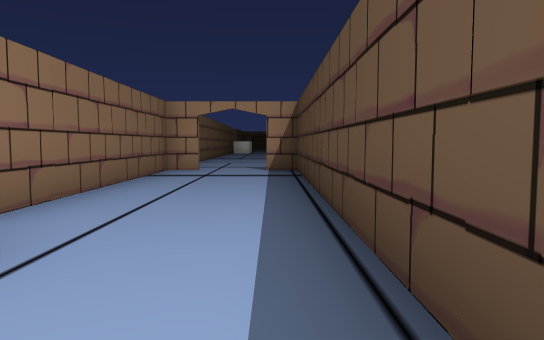
View 1 (above)

19 first-person views from a walk through a Unity game level. The camera is 1.2 m above the floor, tilts 4° down and sees 70° across. Doors are open. The floor is counted in squares, 2 m on a side. Each view is taken from the middle of a square. On the plan, view 1 faces up. The plan holds only what a view shows up to about 11 squares ahead; the rest is blank. The place goes on beyond the plan. Some surface patterns are stand-ins.

View 2
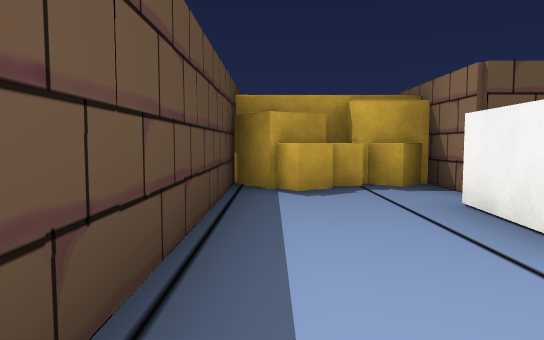

View 3
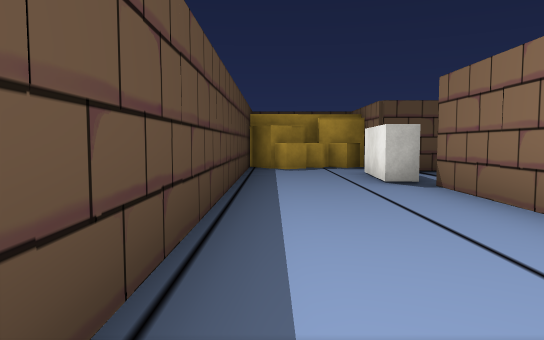

View 4
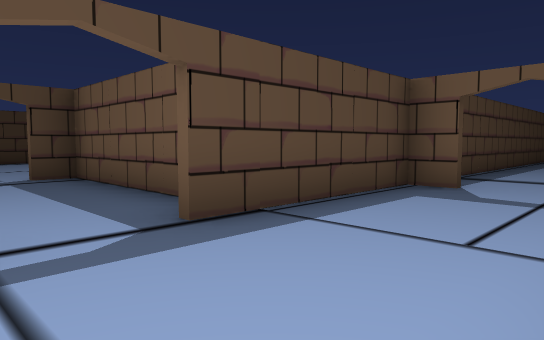

View 5
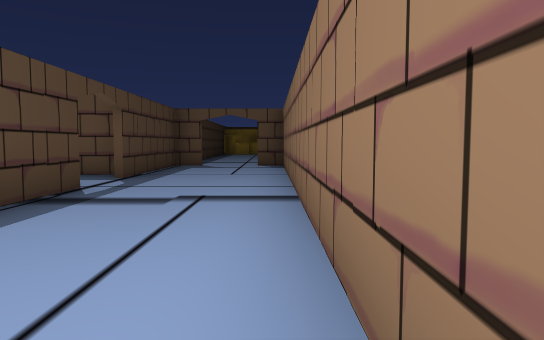

View 6
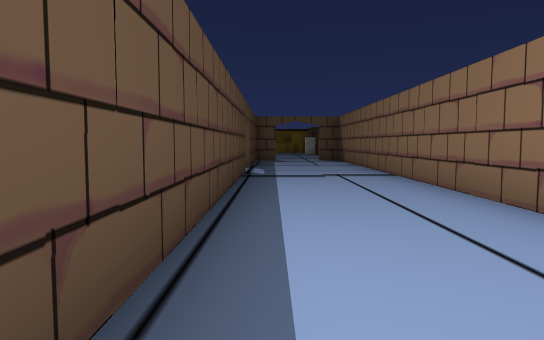

View 7
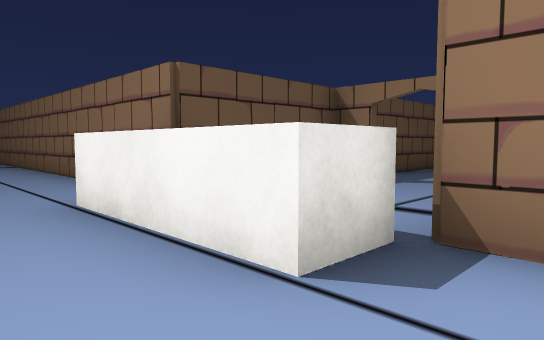

View 8
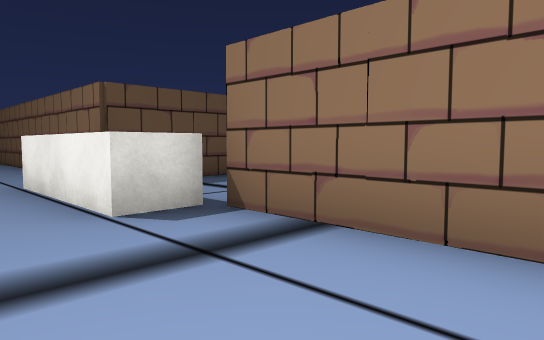

View 9
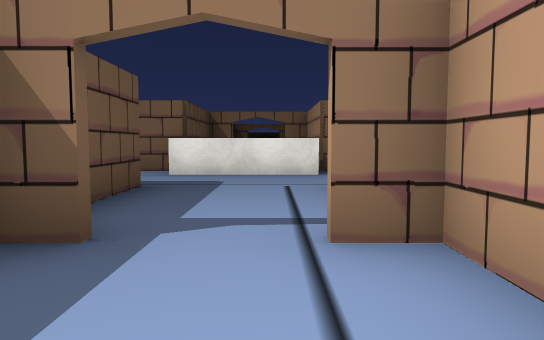

View 10
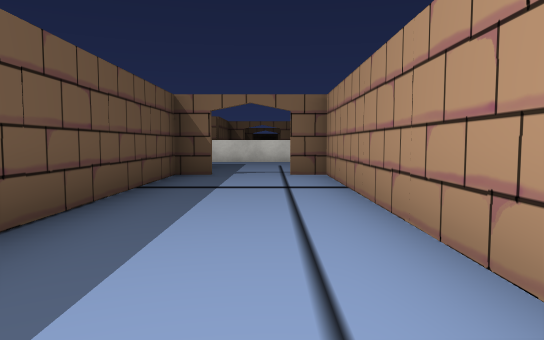

View 11
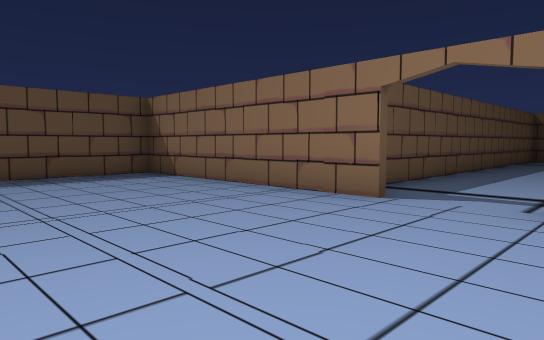

View 12
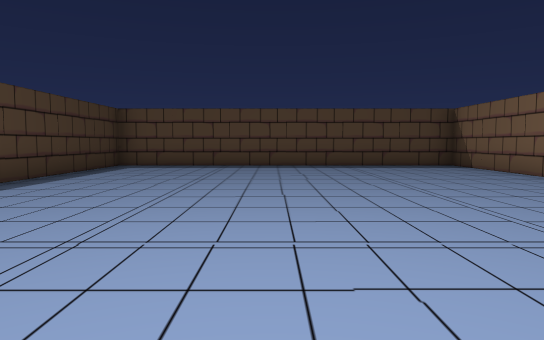

View 13
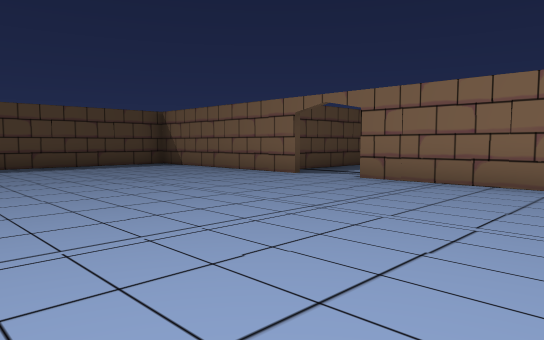

View 14
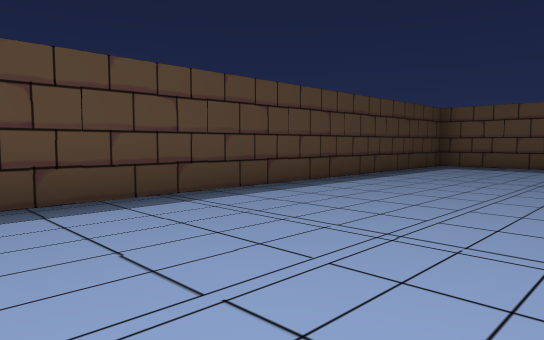

View 15
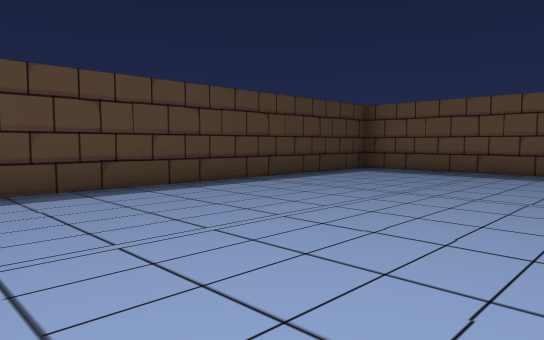

View 16
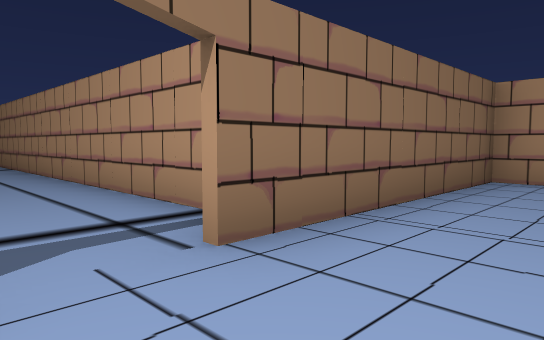

View 17
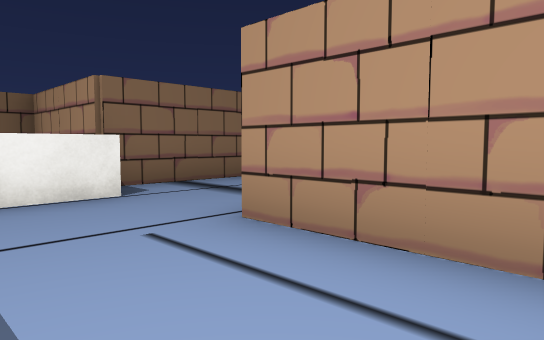

View 18
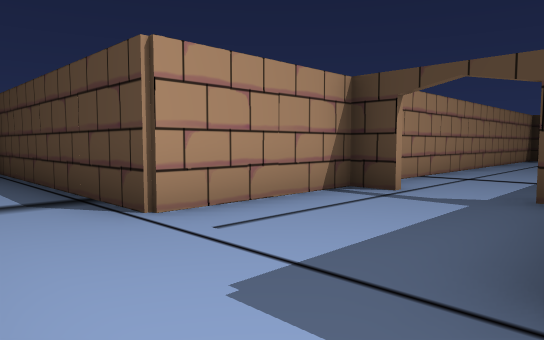

View 19
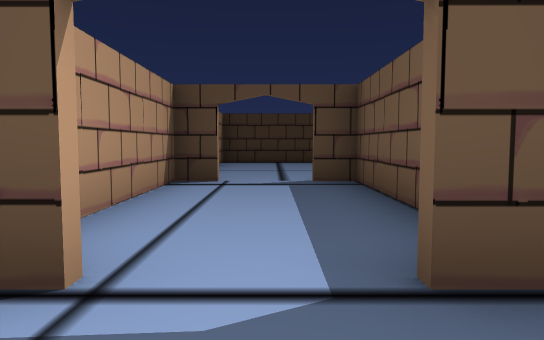

### Floor plan
Points are (right, up) in squares from view 1. A wall is a line through its corners. A room is listed if a view was taken in it or the views show most of it. See-through windows are left out.
Room 1 (views 1, 2, 3)
walls: (-1.7, 2.2) (-1.9, 0.2); (-2.3, -0.6) (-2.3, -1.8) (-1.8, -1.3) (-1.4, -1.7); (-0.9, -1.2) (-0.2, -0.7); (-1.4, -1.3) (-0.7, -1.4); (-0.9, -1.7) (0, -1); (-2.3, -1.7) (-1.2, -1.7); (-1.3, -2) (-0.8, -2); (0.6, -1.8) (0.6, 8.5) (-0.1, 8.5); (-2.3, 8.5) (-2.3, 2.5)
ways out: opening at (-1, 9) to room 2; opening at (-2, 0)
Room 2 (views 4, 5, 6, 7, 8, 9, 10, 11, 12, 13, 14, 15, 16, 17, 18, 19)
walls: (13.1, 25) (0.6, 25) (0.6, 28.5); (14.2, 22.9) (14.2, 17.7) (23.1, 17.7) (23.1, 27.4); (3.7, 22.9) (3.7, 22.2) (13.4, 22.2); (3.6, 24.2) (3.6, 25.1); (3.7, 25.1) (3.7, 24.2); (14.2, 28.5) (14.2, 24.2); (0.6, 22.2) (2.1, 22.2); (-2.3, 25) (-5.3, 25) (-5.3, 24.4); (-2.3, 27.6) (-2.3, 24.9) (-1.3, 24.9) (-1.3, 22); (0.6, 13.7) (0.6, 21.2); (-5, 22.2) (-2.3, 22.2) (-2.3, 8.5); (-0.2, 8.7) (0.6, 8.7) (0.6, 12.4)
ways out: opening at (-1, 9) to room 1; opening at (1, 13) to room 3; open door at (-5.5, 23.5)
Room 3 (no view inside)
walls: (5.1, 13.8) (5.1, 14.5) (2, 14.5); (0.9, 11.7) (5.1, 11.7) (5.1, 12.4)
ways out: opening at (1, 13) to room 2; opening at (5, 13)

Positions as (right, up) in squares from view 1, and headings:
1: (0, 0), facing up
2: (0, 4), facing down
3: (0, 8), facing down
4: (-2, 14), facing down-right
5: (-2, 19), facing down
6: (0, 22), facing down
7: (0, 26), facing down-left
8: (0, 28), facing down-left
9: (6, 24), facing left
10: (11, 24), facing left
11: (18, 25), facing down-left
12: (19, 28), facing down
13: (20, 28), facing down-left
14: (19, 28), facing down-right
15: (18, 26), facing down-right
16: (16, 23), facing up-left
17: (3, 23), facing up-left
18: (-1, 22), facing up-right
19: (-1, 13), facing right
